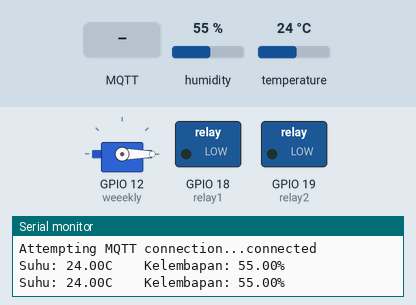
The sketch below on a simulated ESP32. On the bench: servo, switched loads named in the sketch (green lamp = pin HIGH), the last lines printed to the serial monitor. The test bench sets the inputs (shaded band); at power-on: humidity 55 %, temperature 24 °C. WiFi joins after 1.5 s; servers stay silent unless stated; no MQTT or app messages arrive unless stated.

Above: at 2.7 s.
2.8 s: MQTT message "R1_OFF" arrives on the second subscribed topic
At 3.3 s:
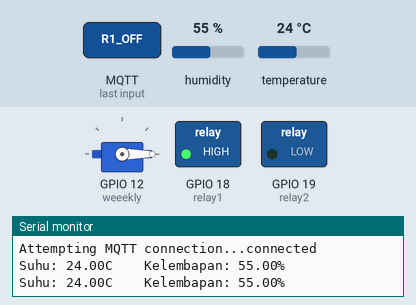
4.3 s: MQTT message "R2_OFF" arrives on the third subscribed topic
At 5.5 s:
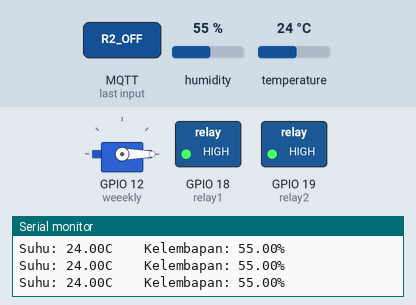
5.8 s: MQTT message "R1_ON" arrives on the second subscribed topic
At 6.8 s:
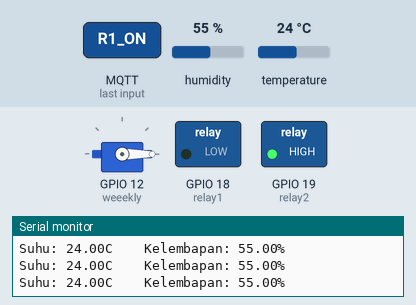
7.3 s: MQTT message "R2_ON" arrives on the third subscribed topic
At 8.1 s:
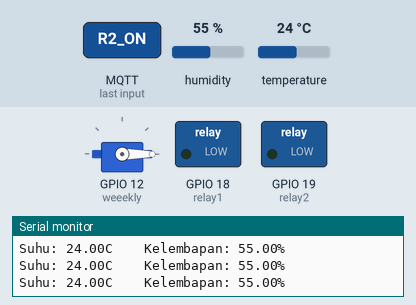
Timing chart, 0 to 9.8 s (numbered marks = the images above; inputs shaded):
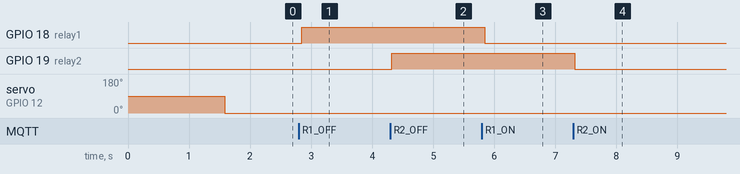

The sketch:

mqtt_servo_dht11_relay_RTOS.ino
```cpp
#include <WiFi.h>
#include <PubSubClient.h>
#include <ESP32Servo.h>
#include <DHT.h>

const char* ssid = "yourSSID";
const char* password = "yourPASSWORD";
const char* mqtt_server = "broker.hivemq.com";
// List all the topic at mqtt here
const char* topicServo = "servo/weeekly";
const char* topicRelay1 = "alifainur/relay1";
const char* topicRelay2 = "alifainur/relay2";
const char* topicHumi = "alifainur/humidity";
const char* topicTemp = "alifainur/temperature";

const int relay1 = 18;
const int relay2 = 19;
String relay1_Status;
String relay2_Status;

int servoPosition = 0;


Servo weeekly;

DHT dht(32, DHT11);
char temp[10];
char humi[10];

WiFiClient espClient;
PubSubClient client(espClient);

long lastMsg = 0;
char msg[50];
int value = 0;

TaskHandle_t Task1_handle;
TaskHandle_t Task2_handle;
TaskHandle_t Task3_handle;
TaskHandle_t Task4_handle;

void task1(void* parameters) {
  for (;;) {  // berfungsi sama seperti void loop
    float t = dht.readTemperature();
    dtostrf(t, 4, 2, temp);
    float h = dht.readHumidity();
    dtostrf(h, 4, 2, humi);
    /* 4 is mininum width, 2 is precision; float value is copied onto str_sensor*/

    Serial.printf(("Suhu: %.2fC \t Kelembapan: %.2f%% \n"), t, h);

    client.publish(topicTemp, temp);
    client.publish(topicHumi, humi);
    vTaskDelay(1000 / portTICK_PERIOD_MS);  // delay 1 saat
  }
}

void task2(void* parameters) {
  for (;;) {  // berfungsi sama seperti void loop
    weeekly.write(servoPosition);
    //Serial.println(servoPosition);
    vTaskDelay(15 / portTICK_PERIOD_MS);  // delay 1 saat
  }
}

void task3(void* parameters) {
  for (;;) {  // berfungsi sama seperti void loop
    if (relay1_Status == "R1_ON"){
      digitalWrite(relay1, LOW);
      //Serial.println("Relay 1 Close");
    }
    if (relay1_Status == "R1_OFF"){
      digitalWrite(relay1, HIGH);
      //Serial.println("Relay 1 Open");
    }
    vTaskDelay(15 / portTICK_PERIOD_MS);  // delay 1 saat
  }
}

void task4(void* parameters) {
  for (;;) {  // berfungsi sama seperti void loop
    if (relay2_Status == "R2_ON"){
      digitalWrite(relay2, LOW);
      //Serial.println("Relay 2 Close");
    }
    if (relay2_Status == "R2_OFF"){
      digitalWrite(relay2, HIGH);
      //Serial.println("Relay 2 Open");
    }
    vTaskDelay(15 / portTICK_PERIOD_MS);  // delay 1 saat
  }
}

void setup_wifi() {
  delay(10);
  // We start by connecting to a WiFi network
  Serial.println();
  Serial.print("Connecting to ");
  Serial.println(ssid);
  WiFi.mode(WIFI_STA);
  WiFi.begin(ssid, password);

  while (WiFi.status() != WL_CONNECTED) {
    delay(500);
    Serial.print(".");
  }

  Serial.println("");
  Serial.println("WiFi connected");
  Serial.println("IP address: ");
  Serial.println(WiFi.localIP());
}

void reconnect() {
  // Loop until we're reconnected
  while (!client.connected()) {
    Serial.print("Attempting MQTT connection...");
    // Attempt to connect
    if (client.connect("ESP32alifainur")) {
      Serial.println("connected");
      client.subscribe(topicServo);
      client.subscribe(topicRelay1);
      client.subscribe(topicRelay2);
    } else {
      Serial.print("failed, rc=");
      Serial.print(client.state());
      Serial.println(" try again in 5 seconds");
      // Wait 5 seconds before retrying
      delay(5000);
    }
  }
}
// Payload is in byte array, length is the length of the payload.
void callback(char* topic, byte* payload, unsigned int length) {
  String messageTemp;
  // decode payload message
  for (int i = 0; i < length; i++) {
    messageTemp += ((char)payload[i]);
  }
  // Store data to servo
  if (strcmp(topic, topicServo) == 0) {
    servoPosition = messageTemp.toInt(); // convert string to int
  }
  if (strcmp(topic, topicRelay1) == 0) {
    relay1_Status = messageTemp; // transfer data
  }
  if (strcmp(topic, topicRelay2) == 0) {
    relay2_Status = messageTemp; // transfer data
  }
  delay(15);
}

void setup() {
  pinMode(relay1, OUTPUT);
  pinMode(relay2, OUTPUT);
  Serial.begin(115200);
  weeekly.attach(12, 500, 2500);
  dht.begin();
  setup_wifi();
  client.setServer(mqtt_server, 1883);
  client.setCallback(callback);
  reconnect();
  //Pastikan priority tidak sama jika sama CORE
  xTaskCreatePinnedToCore(task1, "DHT11", 5000, NULL, 2, &Task1_handle, 0);
  xTaskCreatePinnedToCore(task2, "Servo", 5000, NULL, 2, &Task2_handle, 1);
  xTaskCreatePinnedToCore(task3, "Relay 1", 5000, NULL, 1, &Task3_handle, 0);
  xTaskCreatePinnedToCore(task4, "Relay 2", 5000, NULL, 3, &Task3_handle, 1);
}

void loop() {
  if (!client.connected()) {
    reconnect();
  }
  client.loop();

  delay(50);
}
```

Measured:
- after the input at 2.8 s, GPIO 18 (relay1): LOW → HIGH after 0.05 s
- after the input at 4.3 s, GPIO 19 (relay2): LOW → HIGH at once
- after the input at 5.8 s, GPIO 18 (relay1): HIGH → LOW after 0.05 s
- after the input at 7.3 s, GPIO 19 (relay2): HIGH → LOW at once
